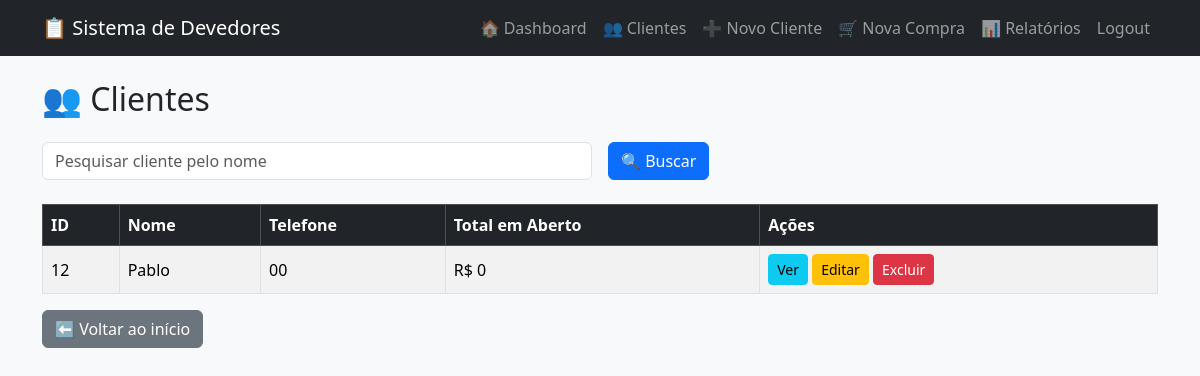
The app's page /clientes (signed in) with its own data.
### tables this page shows
CREATE TABLE clientes(
    id INTEGER PRIMARY KEY AUTOINCREMENT,
    nome TEXT NOT NULL,
    telefone TEXT
, usuario_id INTEGER);

### app.py (the view)
@app.route("/clientes")
def clientes():
    busca=request.args.get("busca","")
    import sqlite3
    conn=sqlite3.connect("banco.db")
    cursor=conn.cursor()
    usuario_id=session["usuario_id"]
    cursor.execute("""
        SELECT*
        FROM clientes
        WHERE usuario_id=?
        AND nome LIKE ?
        """,(usuario_id,f"%{busca}%"))
    clientes=cursor.fetchall()
    clientes_com_total=[]
    for cliente in clientes:
        id_cliente=cliente[0]
        cursor.execute("""
            SELECT SUM(valor)
            FROM compras
            WHERE cliente_id = ?
            AND status ='ABERTA'
        """,(id_cliente,))
        resultado=cursor.fetchone()
        total=resultado[0]
        if total is None:
            total=0
        clientes_com_total.append(
            (cliente[0],cliente[1],cliente[2],total)
        )
    conn.commit()
    conn.close()
    return render_template(
        "clientes.html",
        clientes=clientes_com_total
    )

### templates/clientes.html
{% extends "base.html" %}
{% block conteudo %}
<h2 class="mb-4">👥 Clientes</h2>
<form method="GET" class="row g-3 mb-4">
    <div class="col-md-6">
        <input
            type="text"
            class="form-control"
            name="busca"
            placeholder="Pesquisar cliente pelo nome">
    </div>
    <div class="col-auto">
        <button type="submit" class="btn btn-primary">
            🔍 Buscar
        </button>
    </div>
</form>
<table class="table table-striped table-hover table-bordered align-middle">
    <thead class="table-dark">
        <tr>
            <th>ID</th>
            <th>Nome</th>
            <th>Telefone</th>
            <th>Total em Aberto</th>
            <th>Ações</th>
        </tr>
    </thead>
    <tbody>
    {% for cliente in clientes %}
    <tr>
        <td>{{ cliente[0] }}</td>
        <td>{{ cliente[1] }}</td>
        <td>{{ cliente[2] }}</td>
        <td>R$ {{ cliente[3] }}</td>
        <td>
            <a href="/cliente/{{ cliente[0] }}"
               class="btn btn-info btn-sm">
                Ver
            </a>
            <a href="/editar_cliente/{{ cliente[0] }}"
               class="btn btn-warning btn-sm">
                Editar
            </a>
            <a href="/excluir_cliente/{{ cliente[0] }}"
               class="btn btn-danger btn-sm"
               onclick="return confirm('Deseja realmente excluir este cliente?')">
                Excluir
            </a>
        </td>
    </tr>
    {% endfor %}
    </tbody>
</table>
<a href="/" class="btn btn-secondary">
    ⬅ Voltar ao início
</a>
{% endblock %}

### records on screen
clientes: id "12", nome "Pablo", telefone "00", cliente "0"
